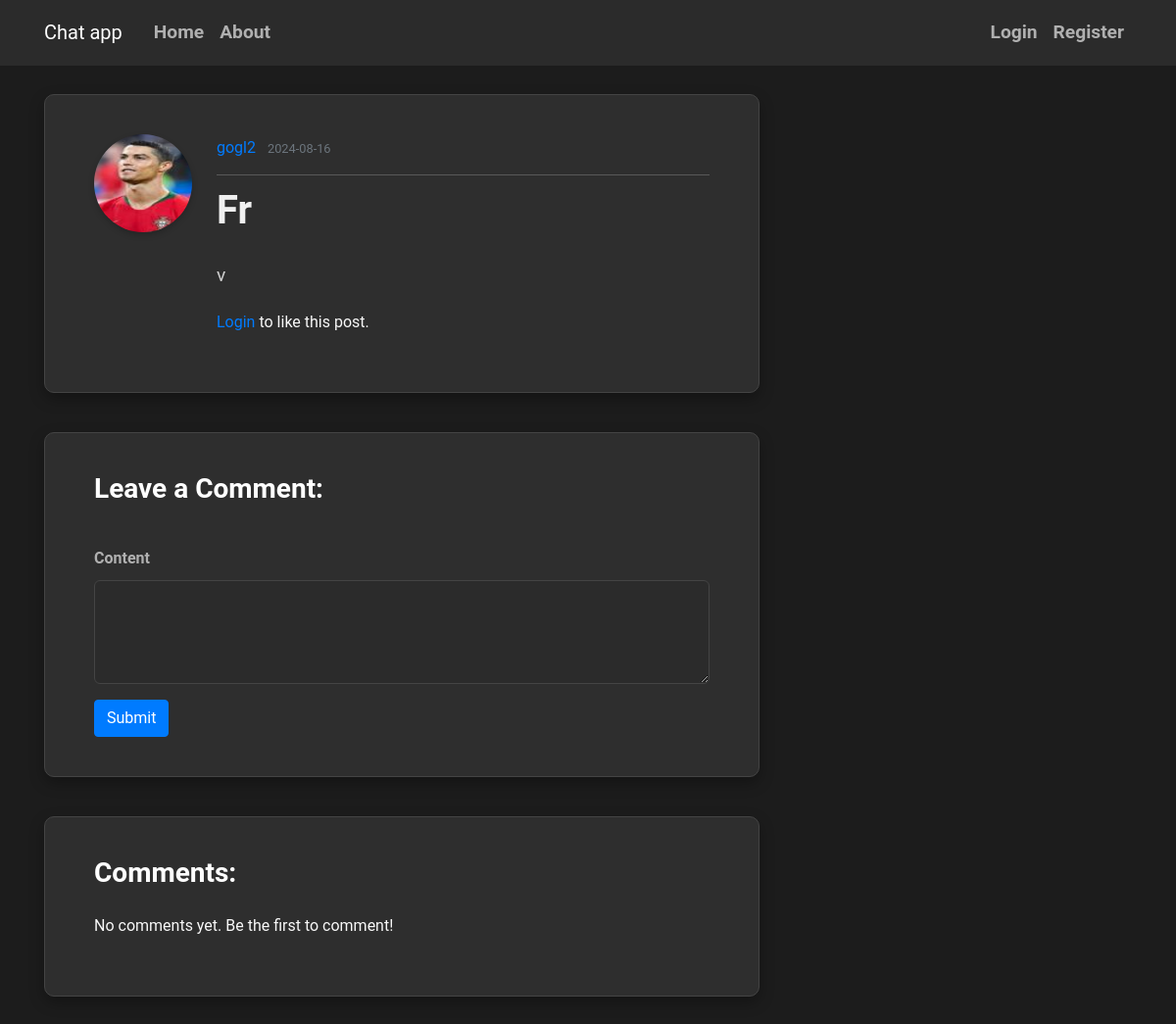
/post/1, run on an earlier commit of the app's database.
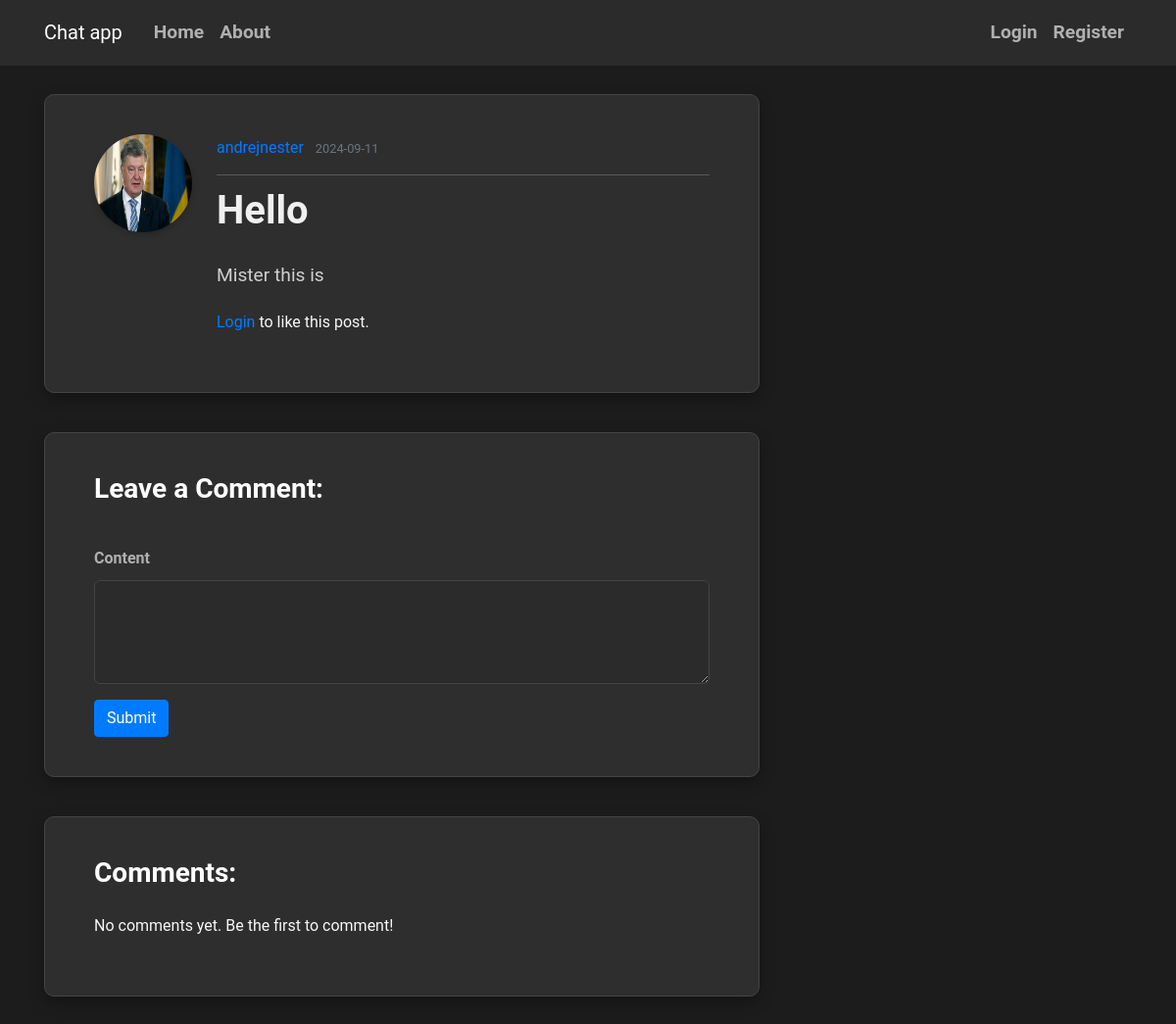
And on a later commit of the database.
### flaskblog/models.py (models this page shows, shortened)
class User(db.Model, UserMixin):
    id = db.Column(db.Integer, primary_key=True)
    username = db.Column(db.String(20), unique=True, nullable=False)
    email = db.Column(db.String(120), unique=True, nullable=False)
    image_file = db.Column(db.String(20), nullable=False, default='default.jpg')
    password = db.Column(db.String(60), nullable=False)
    posts = db.relationship('Post', backref='author', lazy=True)
    followed = db.relationship('Follow', foreign_keys='Follow.follower_id',
                               back_populates='follower', lazy='dynamic',
                               cascade='all, delete-orphan')
    followers = db.relationship('Follow', foreign_keys='Follow.followed_id',
                                back_populates='followed', lazy='dynamic',
                                cascade='all, delete-orphan')
    sent_messages = db.relationship('Message', foreign_keys='Message.sender_id',
                                    back_populates='sender', lazy=True)
    received_messages = db.relationship('Message', foreign_keys='Message.recipient_id',
                                        back_populates='recipient', lazy=True)

class Post(db.Model):
    id = db.Column(db.Integer, primary_key=True)
    title = db.Column(db.String(100), nullable=False)
    date_posted = db.Column(db.DateTime, nullable=False, default=datetime.utcnow)
    content = db.Column(db.Text, nullable=False)
    user_id = db.Column(db.Integer, db.ForeignKey('user.id'), nullable=False)
    comments = db.relationship('Comment', backref='post', lazy='dynamic')
    post_likes = db.relationship('Like', back_populates='post', lazy='dynamic')

### flaskblog/routes.py (the view, shortened to what this page needs)
@app.route("/post/<int:post_id>",methods=['GET','POST'])
def post(post_id):
    form=CommentForm()
    post=Post.query.get_or_404(post_id)
    comments = post.comments.order_by(Comment.timestamp.asc()).all()
    return render_template('post.html',post=post,comments=comments,form=form)

### flaskblog/forms.py
class CommentForm(FlaskForm):
    content=TextAreaField('Content',validators=[DataRequired()])
    submit=SubmitField('Send')

### flaskblog/templates/post.html (shortened to what this page needs)
{% extends "base.html" %}
{% block content %}
    <article class="media content-section">
        <img class="rounded-circle article-img" src="{{url_for('static', filename='pictures/' + post.author.image_file)}}" alt="">
        <div class="media-body">
            <div class="article-metadata">
                <a class="mr-2" href="{{ url_for('user_info',username=post.author.username) }}">{{ post.author.username }}</a>
                <small class="text-muted">{{ post.date_posted.strftime('%Y-%m-%d') }}</small>
            </div>
            <h2><a class="article-title" href="{{ url_for('post', post_id=post.id) }}">{{ post.title }}</a></h2>
            <p class="article-content">{{ post.content }}</p>
            <div class="likes-container">
                {% if current_user.is_authenticated %}
                    {% if post.is_liking(current_user) %}
                        <a class="like-icon" href="{{ url_for('unlike_post', post_id=post.id) }}">&#10084;Unlike</a>
                        <a href="{{ url_for('post_likes',post_id=post.id) }}" class="likes-count">{{ post.post_likes.count() }}</a>
                    {% else %}
                        <a class="like-icon" href="{{ url_for('like_post', post_id=post.id) }}">&#10084;Like</a>
                        <a href="{{ url_for('post_likes',post_id=post.id) }}" class="likes-count">{{ post.post_likes.count() }}</a>
                    {% endif %}
                {% else %}
                    <p><a href="{{ url_for('login') }}">Login</a> to like this post.</p>
                {% endif %}
            </div>
        </div>
    </article>
    <section class="content-section">
        <h3>Leave a Comment:</h3>
        <form method="POST" action="">
            <div class="form-group">
                {{ form.content.label(class="form-control-label") }}
                {{ form.content(class="form-control", rows="3") }}
            </div>
            <button type="submit" class="btn btn-primary">Submit</button>
        </form>
    </section>
    <section class="content-section">
        <h3>Comments:</h3>
        {% for comment in comments %}
            <article class="media content-section">
                <img class="rounded-circle article-img" src="{{ url_for('static', filename='pictures/default.jpg') }}" alt="">
                <div class="media-body">
                    <div class="article-metadata">
                        <a class="mr-2" href="{{ url_for('user_info',username=comment.author.username) }}">{{ comment.author.username }}</a>
                        <small class="text-muted">{{ comment.timestamp.strftime('%Y-%m-%d') }}</small>
                    </div>
                    <p class="article-content">{{ comment.content }}</p>
                </div>
            </article>
        {% else %}
            <p>No comments yet. Be the first to comment!</p>
        {% endfor %}
    </section>
{% endblock %}

What changed in the data, as far as the page shows it:
removed User: image_file (picture), author.username "gogl2"
now on this page (row edited): User: image_file (placeholder picture), author.username "andrejnester"
changed Post: date_posted "2024-08-16" → "2024-09-11"; title "Fr" → "Hello"; content "v" → "Mister this is"
